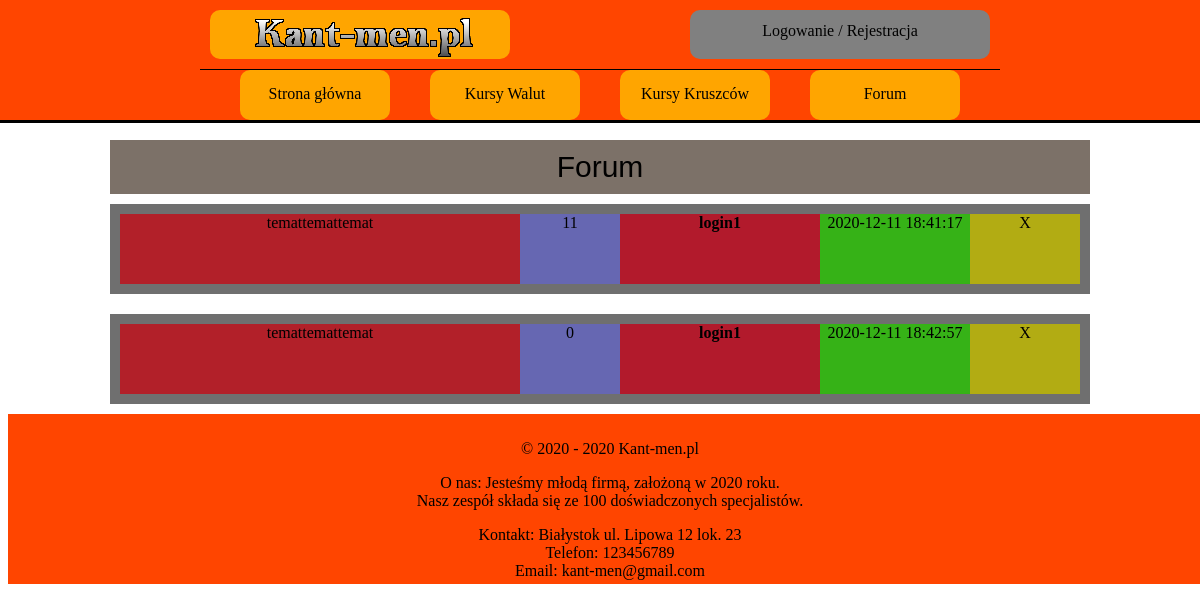
The app's page /forum.php, older data.
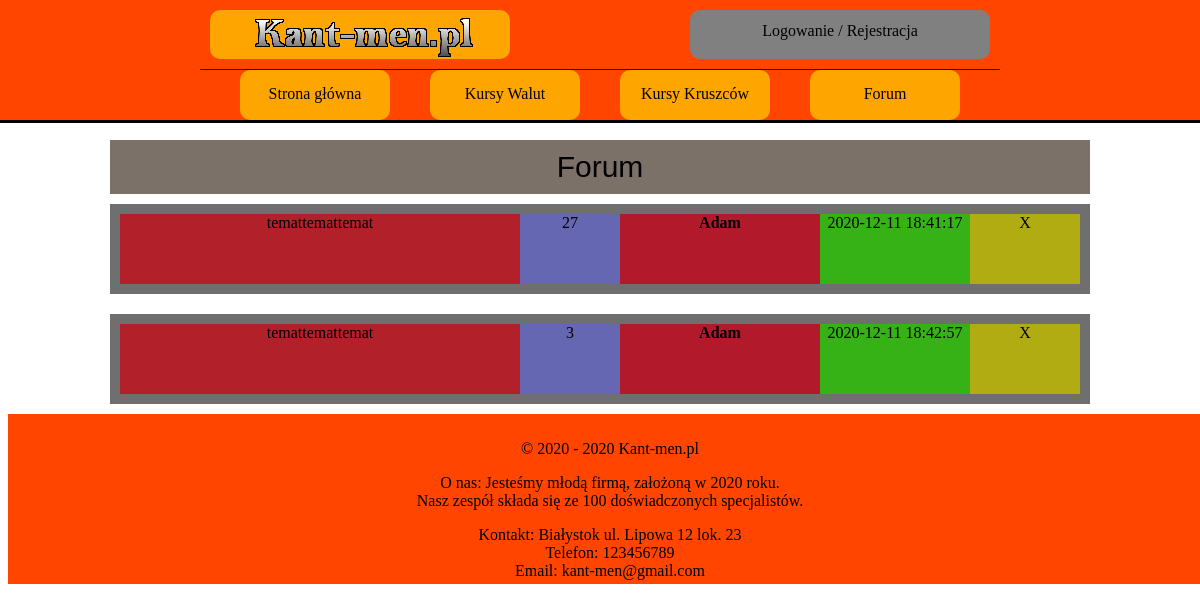
The same page, newer data.
### tables this page shows
CREATE TABLE `watek` (
  `ID_WATEK` int(10) NOT NULL,
  `ID_USER` int(10) NOT NULL,
  `TEMAT` varchar(100) NOT NULL,
  `DATA` timestamp NOT NULL DEFAULT current_timestamp(),
  `TRESC_WATKU` longtext NOT NULL,
  `LICZBA_KOMENTARZY` int(10) NOT NULL DEFAULT 0,
  `ILOSC_ODWIEDZIN` int(10) NOT NULL DEFAULT 0
);

CREATE TABLE `user` (
  `ID_USER` int(10) NOT NULL,
  `LOGIN` varchar(20) NOT NULL,
  `HASLO` char(255) NOT NULL,
  `IMIE` varchar(50) NOT NULL,
  `NAZWISKO` varchar(50) NOT NULL,
  `EMAIL` varchar(50) NOT NULL,
  `WIEK` int(10) NOT NULL,
  `MIASTO` varchar(50) NOT NULL,
  `KRAJ` varchar(50) NOT NULL,
  `OPIS_PROFILU` text DEFAULT NULL,
  `ZDJECIE` blob DEFAULT NULL,
  `STW_WATKI` int(10) NOT NULL DEFAULT 0,
  `LICZ_KOMENTARZY` int(10) NOT NULL DEFAULT 0,
  `UPRAWNIENIA` varchar(10) NOT NULL DEFAULT 'USER'
);

### forum.php (the view, shortened to what this page needs)
<!DOCTYPE HTML>
<html>
    <head>
        <link href="CSS/styleGlowne.css" rel="stylesheet" type="text/css">
        <link href="CSS/styleForum.css" rel="stylesheet" type="text/css">
    </head>
    <body>
    <?php
    include_once('rysowanieMenu.php');
    ?>
        <main>
            <section>
                <div class="pas-tytulowy">
                    Forum
                </div>
                <?php
                    require_once "polaczeniezMySQL.php";
                    $polaczenie = @new mysqli($host,$db_user,$db_password,$db_name);
                    if($polaczenie->connect_errno!=0)
                    {
                        echo "Error: ".$polaczenie->connect_errno;
                    }
                    else
                    {
                        $rezultat = $polaczenie->query("SELECT * FROM watek");
                        if(!$rezultat)
                        {
                        throw new Exception($polaczenie->error);
                        }
                        else
                        {
                        while($row = mysqli_fetch_array($rezultat))
                        {
                ?>
                <article class="artykul">
                    <div class="glowny-kontener-artykulu">
                        <div class="tytul-watku">
                            <?php echo '<a href="watek.php?id='.$row['ID_WATEK'].'">'.$row['TEMAT'].'</a>'; ?>
                        </div>
                        <div class="ilosc-odwiedzin">
                            <?php echo $row['ILOSC_ODWIEDZIN']; ?>
                        </div>
                        <div class="autor">
                            <?php
                                $row_autor = mysqli_fetch_array($wyciagniecie_nicku_autora = $polaczenie->query("SELECT * FROM user WHERE ID_USER=".$row['ID_USER']));
                                echo '<a href="profilowe.php?user='.$row['ID_USER'].'"><k style=" font-weight: 700;">'.$row_autor['LOGIN'].'</k></a>';
                            ?>
                        </div>
                        <div class="czas-wstawienia">
                            <?php echo $row['DATA']; ?>
                        </div>
                        <div class="admin-mini-panel">
                            X
                        </div>
                    </div>
                </article>
                <?php
                    }
                    }
                    }
                ?>
            </section>
        </main>
    <?php
    include_once('rysowanieStopki.php');
    ?>
    </body>
</html>

Row changes from the older to the newer data that the page shows:
changed watek (number 1 of 2 on the later page): ILOSC_ODWIEDZIN "11" → "27"; ID_USER.LOGIN "login1" → "Adam"
changed watek (number 2 of 2 on the later page): ILOSC_ODWIEDZIN "0" → "3"; ID_USER.LOGIN "login1" → "Adam"
